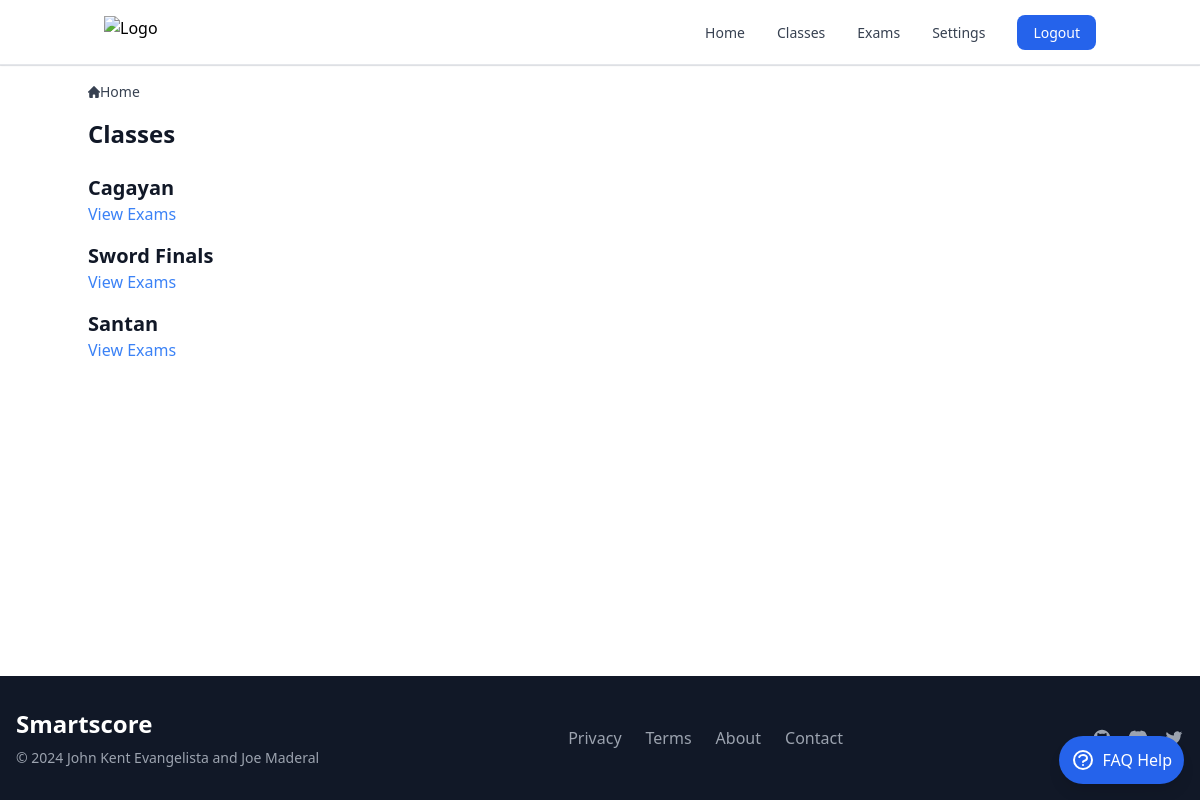
Page /list_classes/ (signed in) on the earlier database version.
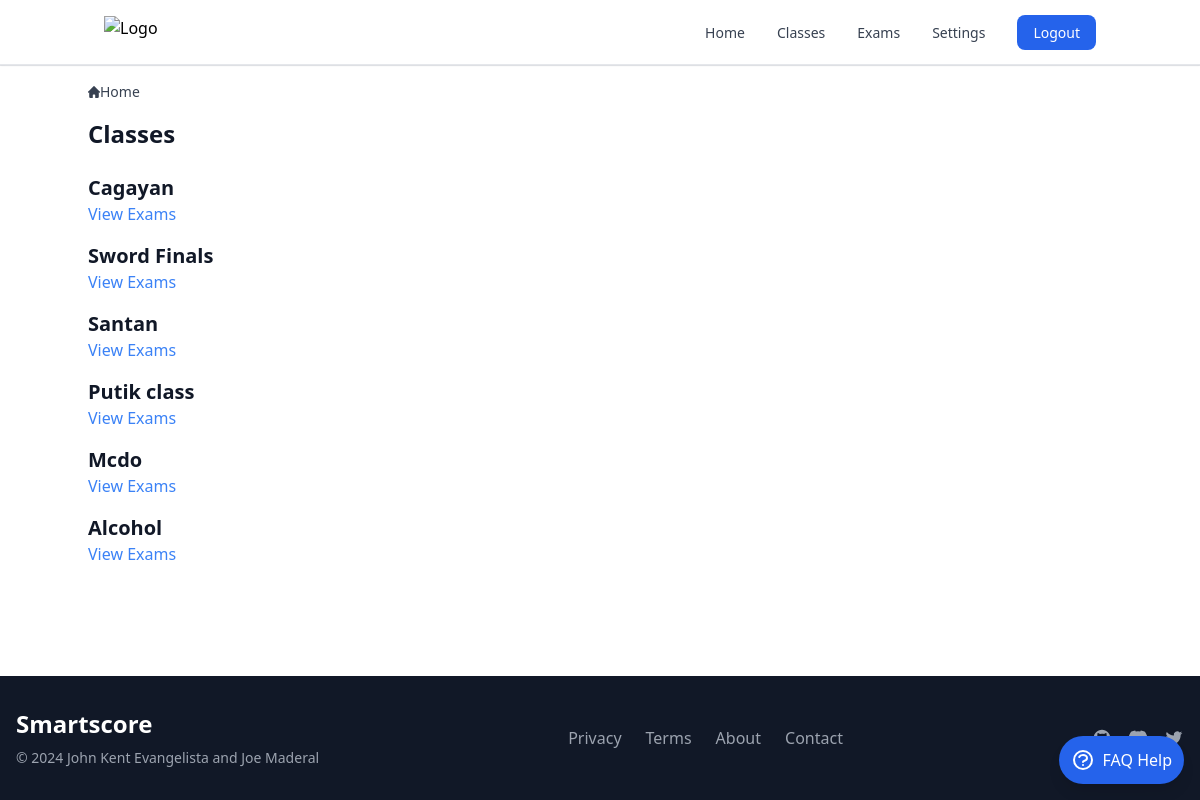
Same page on the later database version.
### smartscoreapp/models.py (models this page shows, shortened)
class Class(models.Model):
    name = models.CharField(max_length=100)
    description = models.TextField(blank=True)
    user = models.ForeignKey(settings.AUTH_USER_MODEL, on_delete=models.CASCADE)

### smartscoreapp/views.py (the view)
# urls.py: path('list_classes/', list_classes_view, name='list_classes'),
@login_required
def list_classes_view(request):
    classes = Class.objects.filter(user=request.user)
    return render(request, 'list_classes.html', {'classes': classes})

### templates/classes/list_classes.html (shortened to what this page needs)
{% extends "base.html" %}
{% block content %}
<nav class="flex mb-4" aria-label="Breadcrumb">
  <ol class="inline-flex items-center space-x-1 md:space-x-2 rtl:space-x-reverse">
    <li class="inline-flex items-center">
      <a href="{% url 'index' %}" class="inline-flex items-center text-sm font-medium text-gray-700 hover:text-blue-600 dark:text-gray-400 dark:hover:text-white">
        Home
      </a>
    </li>
  </ol>
</nav>
<h1 class="text-2xl font-semibold text-gray-900 dark:text-white mb-6">Classes</h1>
{% for class in classes %}
  <div class="mb-4">
    <h2 class="text-xl font-semibold text-gray-900 dark:text-white">{{ class.name }}</h2>
    <a href="{% url 'class_exams' class.id %}" class="text-blue-500 hover:underline">View Exams</a>
  </div>
{% endfor %}
{% endblock %}

Differences in the rows shown:
added Class: name "Putik class"
added Class: name "Mcdo"
added Class: name "Alcohol"
